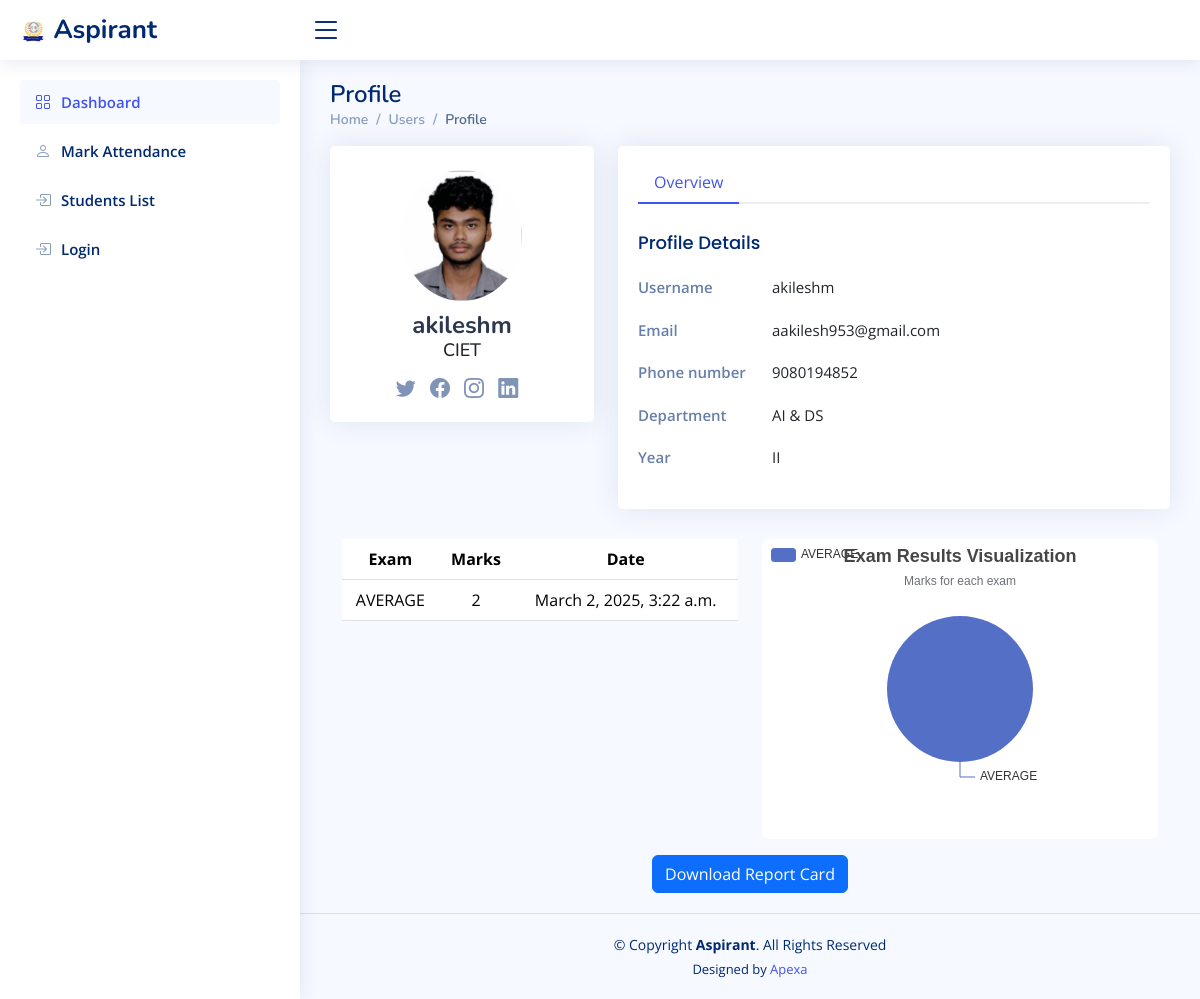
/management/view_profile/14/, run on the app's committed database.
### students/models.py (models this page shows, shortened)
class Student(models.Model):
    user = models.OneToOneField(User, on_delete=models.CASCADE, null=True, blank=True)
    first_name = models.CharField(max_length=100)
    last_name = models.CharField(max_length=150)
    username = models.CharField(max_length=150)
    email = models.EmailField(unique=True, null=False)
    ph_no = models.CharField(max_length=15)
    reg_no = models.CharField(max_length=15, unique=True)
    dep = models.CharField(max_length=255)
    year = models.CharField(max_length=255)
    clg_name = models.CharField(max_length=255)
    course = models.CharField(max_length=255, null=True)
    profile_pic = models.ImageField(upload_to='profile_pics/', blank=True, null=True)
    password = models.CharField(max_length=255)
    class_name = models.CharField(max_length=50, null=True, blank=True, default="Not Assigned")

### exam/models.py (models this page shows, shortened)
class Result(models.Model):
    student = models.ForeignKey(Student,on_delete=models.CASCADE)
    exam = models.ForeignKey(Course,on_delete=models.CASCADE)
    marks = models.PositiveIntegerField()
    date = models.DateTimeField(auto_now=True)

class Course(models.Model):
    COURSE_GROUPS = [
        ('Aptitude', 'Aptitude'),
        ('Soft Skill', 'Soft Skill'),
        ('Technical', 'Technical'),
    ]
    course_group = models.CharField(max_length=20, choices=COURSE_GROUPS, default='Aptitude')
    course_name = models.CharField(max_length=50)
    question_number = models.PositiveIntegerField()
    total_marks = models.PositiveIntegerField()
    is_approved = models.BooleanField(default=False)

### teachers/views.py (the view)
# urls.py: path('view_profile/<int:user_id>/', views.view_profile, name='view_profile'),
def view_profile(request, user_id):
    user = get_object_or_404(User, id=user_id)
    student = get_object_or_404(Student, user=user)
    results = Result.objects.filter(student=student)
    return render(request, 'admin/std_profile.html', {'user': user, 'student': student, 'results': results})

### templates/admin/std_profile.html (shortened to what this page needs)
{% extends 'teachers/teacher_base.html' %}
{% block content %}
{% load static %}
<main id="main" class="main">
    <div class="pagetitle">
        <h1>Profile</h1>
        <nav>
            <ol class="breadcrumb">
                <li class="breadcrumb-item"><a href="index.html">Home</a></li>
                <li class="breadcrumb-item">Users</li>
                <li class="breadcrumb-item active">Profile</li>
            </ol>
        </nav>
    </div>
    <section class="section profile">
        <div class="row">
            <div class="col-xl-4">
                <div class="card">
                    <div class="card-body profile-card pt-4 d-flex flex-column align-items-center">
                        <img src="{{ student.profile_pic.url }}" alt="Profile" class="rounded-circle">
                        <h2>{{ student.username }}</h2>
                        <h3>{{ student.clg_name }}</h3>
                        <div class="social-links mt-2">
                            <a href="#" class="twitter"><i class="bi bi-twitter"></i></a>
                            <a href="#" class="facebook"><i class="bi bi-facebook"></i></a>
                            <a href="#" class="instagram"><i class="bi bi-instagram"></i></a>
                            <a href="#" class="linkedin"><i class="bi bi-linkedin"></i></a>
                        </div>
                    </div>
                </div>
            </div>
            <div class="col-xl-8">
                <div class="card">
                    <div class="card-body pt-3">
                        <ul class="nav nav-tabs nav-tabs-bordered">
                            <li class="nav-item">
                                <button class="nav-link active" data-bs-toggle="tab"
                                    data-bs-target="#profile-overview">Overview</button>
                            </li>
                        </ul>
                        <div class="tab-content pt-2">
                            <div class="tab-pane fade show active profile-overview" id="profile-overview">
                                <h5 class="card-title">Profile Details</h5>
                                <div class="row">
                                    <div class="col-lg-3 col-md-4 label ">Username</div>
                                    <div class="col-lg-9 col-md-8">{{ student.username }}</div>
                                </div>
                                <div class="row">
                                    <div class="col-lg-3 col-md-4 label">Email</div>
                                    <div class="col-lg-9 col-md-8">{{ student.email }}</div>
                                </div>
                                <div class="row">
                                    <div class="col-lg-3 col-md-4 label">Phone number</div>
                                    <div class="col-lg-9 col-md-8">{{ student.ph_no }}</div>
                                </div>
                                <div class="row">
                                    <div class="col-lg-3 col-md-4 label">Department</div>
                                    <div class="col-lg-9 col-md-8">{{ student.dep }}</div>
                                </div>
                                <div class="row">
                                    <div class="col-lg-3 col-md-4 label">Year</div>
                                    <div class="col-lg-9 col-md-8">{{ student.year }}</div>
                                </div>
                            </div>
                            </div>
                        </div>
                    </div>
                </div>
            </div>
    </section>
    <div class="container">
        <div class="row p-0">
            <div class="col-12 col-md-6 mb-4 text-center">
                <div class="chart-body p-0 rounded-3" style="background-color: rgb(255, 255, 255);">
                    <table class="table table-hover text-center" style="border-radius: 2px;">
                        <thead>
                            <tr>
                                <th>Exam</th>
                                <th>Marks</th>
                                <th>Date</th>
                            </tr>
                        </thead>
                        <tbody>
                            {% for result in results %}
                            <tr>
                                <td>{{ result.exam.course_name }}</td>
                                <td>{{ result.marks }}</td>
                                <td>{{ result.date }}</td>
                            </tr>
                            {% endfor %}
                        </tbody>
                    </table>
                </div>
            </div>
            <div class="col-12 col-md-6">
                <div id="pieChart" style="min-height: 300px; background-color: rgb(255, 255, 255);" class="echart p-1 rounded-3"></div>
            </div>
        </div>
    </div>
    <script>
      document.addEventListener("DOMContentLoaded", () => {
        // Define the labels and data dynamically based on your exam results
        const labels = [{% for result in results %}'{{ result.exam.course_name }}', {% endfor %}];
        const data = [{% for result in results %}{ value: {{ result.marks }}, name: '{{ result.exam.course_name }}' }, {% endfor %}];
        // Initialize the Pie chart
        echarts.init(document.querySelector("#pieChart")).setOption({
          title: {
            text: 'Exam Results Visualization',
            subtext: 'Marks for each exam',
            left: 'center'
          },
          tooltip: {
            trigger: 'item'
          },
          legend: {
            orient: 'vertical',
            left: 'left'
          },
          series: [{
            name: 'Marks Obtained',
            type: 'pie',
            radius: '50%',
            data: data, // Dynamic data
            emphasis: {
              itemStyle: {
                shadowBlur: 10,
                shadowOffsetX: 0,
                shadowColor: 'rgba(0, 0, 0, 0.5)'
              }
            }
          }]
        });
      });
    </script>
    <div class="text-center mt-3">
        <a href="{% url 'generate_report_card' %}" class="btn btn-primary">Download Report Card</a>
    </div>
</main>
{% endblock content %}

### templates/teachers/teacher_base.html (shortened to what this page needs)
{% load static %}
<!DOCTYPE html>
<html lang="en">
<head>
</head>
<body>
    <!DOCTYPE html>
    <html lang="en">
    <head>
        <link href=" {% static 'assets/vendor/bootstrap/css/bootstrap.min.css' %} " rel="stylesheet">
        <link href=" {% static 'assets/vendor/bootstrap-icons/bootstrap-icons.css' %} " rel="stylesheet">
        <link href=" {% static 'assets/vendor/boxicons/css/boxicons.min.css' %} " rel="stylesheet">
        <link href=" {% static 'assets/vendor/quill/quill.snow.css' %} " rel="stylesheet">
        <link href=" {% static 'assets/vendor/quill/quill.bubble.css' %} " rel="stylesheet">
        <link href=" {% static 'assets/vendor/remixicon/remixicon.css' %} " rel="stylesheet">
        <link href=" {% static 'assets/vendor/simple-datatables/style.css' %} " rel="stylesheet">
        <link href=" {% static 'assets/css/style.css' %} " rel="stylesheet">
    </head>
    <body>
        <header id="header" class="header fixed-top d-flex align-items-center">
            <div class="d-flex align-items-center justify-content-between">
                <a href="index.html" class="logo d-flex align-items-center">
                    <img src="{% static 'img/image.png' %}" alt="">
                    <span class="d-none d-lg-block">Aspirant</span>
                </a>
                <i class="bi bi-list toggle-sidebar-btn"></i>
            </div>
        </header>
        <aside id="sidebar" class="sidebar">
            <ul class="sidebar-nav" id="sidebar-nav">
                <li class="nav-item">
                    <a class="nav-link" href="{% url 'teacher_dashboard' %}">
                        <i class="bi bi-grid"></i>
                        <span>Dashboard</span>
                    </a>
                </li>
                <li class="nav-item">
                    <a class="nav-link collapsed" href="{% url 'mark_attendance' %}">
                        <i class="bi bi-person"></i>
                        <span>Mark Attendance</span>
                    </a>
                </li>
                <li class="nav-item">
                    <a class="nav-link collapsed" href="{% url 'students-list' %}">
                        <i class="bi bi-box-arrow-in-right"></i>
                        <span>Students List</span>
                    </a>
                </li>
                <li class="nav-item">
                    <a class="nav-link collapsed" href="{% url 'teacherlogin' %}">
                        <i class="bi bi-box-arrow-in-right"></i>
                        <span>Login</span>
                    </a>
                </li>
            </ul>
        </aside>
        {% block content %}
        {% endblock content %}
        <footer id="footer" class="footer">
            <div class="copyright">
                &copy; Copyright <strong><span>Aspirant</span></strong>. All Rights Reserved
            </div>
            <div class="credits">
                Designed by <a href="https://bootstrapmade.com/">Apexa</a>
            </div>
        </footer>
    </body>
    </html>
</body>
</html>

### static/assets/css/style.css (style rules this page uses)
:root { scroll-behavior: smooth; }
body { font-family: "Open Sans", sans-serif; background: #f6f9ff; color: #444444; }
a { color: #4154f1; text-decoration: none; }
h1, h2, h3, h4, h5, h6 { font-family: "Nunito", sans-serif; }
#main { margin-top: 60px; padding: 20px 30px; transition: all 0.3s; }
.pagetitle { margin-bottom: 10px; }
.pagetitle h1 { font-size: 24px; margin-bottom: 0; font-weight: 600; color: #012970; }
.card { margin-bottom: 30px; border: none; border-radius: 5px; box-shadow: 0px 0 30px rgba(1, 41, 112, 0.1); }
.card-title { padding: 20px 0 15px 0; font-size: 18px; font-weight: 500; color: #012970; font-family: "Poppins", sans-serif; }
.card-body { padding: 0 20px 20px 20px; }
.breadcrumb { font-size: 14px; font-family: "Nunito", sans-serif; color: #899bbd; font-weight: 600; }
.breadcrumb a { color: #899bbd; transition: 0.3s; }
.breadcrumb .breadcrumb-item::before { color: #899bbd; }
.breadcrumb .active { color: #51678f; font-weight: 600; }
.nav-tabs-bordered { border-bottom: 2px solid #ebeef4; }
.nav-tabs-bordered .nav-link { margin-bottom: -2px; border: none; color: #2c384e; }
.nav-tabs-bordered .nav-link.active { background-color: #fff; color: #4154f1; border-bottom: 2px solid #4154f1; }
.logo { line-height: 1; }
@media (min-width: 1200px) { .logo { width: 280px; } }
.logo img { max-height: 26px; margin-right: 6px; }
.logo span { font-size: 26px; font-weight: 700; color: #012970; font-family: "Nunito", sans-serif; }
.header { transition: all 0.5s; z-index: 997; height: 60px; box-shadow: 0px 2px 20px rgba(1, 41, 112, 0.1); background-color: #fff; padding-left: 20px; }
.header .toggle-sidebar-btn { font-size: 32px; padding-left: 10px; cursor: pointer; color: #012970; }
.sidebar { position: fixed; top: 60px; left: 0; bottom: 0; width: 300px; z-index: 996; transition: all 0.3s; padding: 20px; overflow-y: auto; scrollbar-width: thin; scrollbar-color: #aab7cf transparent; box-shadow: 0px 0px 20px rgba(1, 41, 112, 0.1); background-color: #fff; }
@media (min-width: 1200px) { #main, #footer { margin-left: 300px; } }
.sidebar-nav { padding: 0; margin: 0; list-style: none; }
.sidebar-nav li { padding: 0; margin: 0; list-style: none; }
.sidebar-nav .nav-item { margin-bottom: 5px; }
.sidebar-nav .nav-link { display: flex; align-items: center; font-size: 15px; font-weight: 600; color: #4154f1; transition: 0.3; background: #f6f9ff; padding: 10px 15px; border-radius: 4px; }
.sidebar-nav .nav-link i { font-size: 16px; margin-right: 10px; color: #4154f1; }
.sidebar-nav .nav-link.collapsed { color: #012970; background: #fff; }
.sidebar-nav .nav-link.collapsed i { color: #899bbd; }
.profile .profile-card img { max-width: 120px; }
.profile .profile-card h2 { font-size: 24px; font-weight: 700; color: #2c384e; margin: 10px 0 0 0; }
.profile .profile-card h3 { font-size: 18px; }
.profile .profile-card .social-links a { font-size: 20px; display: inline-block; color: rgba(1, 41, 112, 0.5); line-height: 0; margin-right: 10px; transition: 0.3s; }
.profile .profile-overview .row { margin-bottom: 20px; font-size: 15px; }
.profile .profile-overview .card-title { color: #012970; }
.profile .profile-overview .label { font-weight: 600; color: rgba(1, 41, 112, 0.6); }
.footer { padding: 20px 0; font-size: 14px; transition: all 0.3s; border-top: 1px solid #cddfff; }
.footer .copyright { text-align: center; color: #012970; }
.footer .credits { padding-top: 5px; text-align: center; font-size: 13px; color: #012970; }

### data on the page
Student: profile_pic (picture), username "akileshm", clg_name "CIET", email "aakilesh953@gmail.com", ph_no "9080194852", dep "AI & DS", year "II"
Result: exam.course_name "AVERAGE", marks "2", date "March 2, 2025, 3:22 a.m."

### other printed values
chart data {{ result.exam.course_name }} AVERAGE
